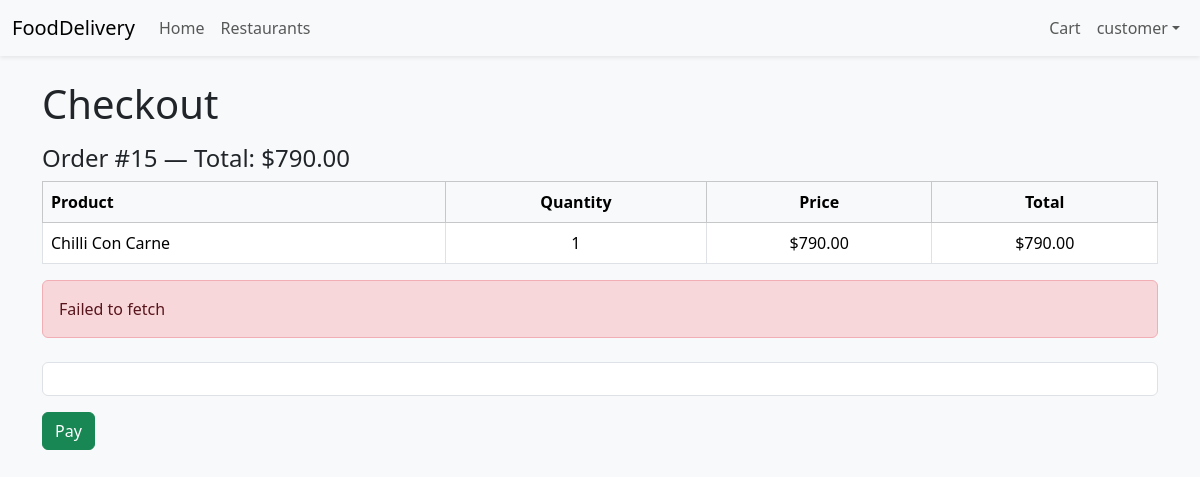
The app's page /orders/checkout/15/pay/ (signed in) with its own data.
### accounts/models.py (models this page shows, shortened)
class User(AbstractUser):
    ROLE_CUSTOMER = 'customer'
    ROLE_COURIER = 'courier'
    ROLE_OWNER = 'owner'
    ROLE_ADMIN = 'admin'
    ROLE_CHOICES: list[tuple[str, str]] = [
        (ROLE_CUSTOMER, 'Customer'),
        (ROLE_COURIER, 'Courier'),
        (ROLE_OWNER, 'Owner'),
        (ROLE_ADMIN, 'Administrator'),
    ]
    role = models.CharField(
        max_length=20,
        choices=ROLE_CHOICES,
        default=ROLE_CUSTOMER,
        help_text='Designates the role of the user in the platform.'
    )
    def is_courier(self) -> bool:
        return self.role == self.ROLE_COURIER
    def is_owner(self) -> bool:
        return self.role == self.ROLE_OWNER
    def is_admin(self) -> bool:
        return self.role == self.ROLE_ADMIN or self.is_superuser

### orders/models.py (models this page shows, shortened)
class Order(models.Model):
    STATUS_PLACED = "placed" # moja promena
    STATUS_ACCEPTED = "accepted"
    STATUS_PENDING = 'pending'
    STATUS_CONFIRMED = 'confirmed'
    STATUS_PICKED_UP = 'picked_up'
    STATUS_CANCELED = 'canceled'
    STATUS_DELIVERED = 'delivered'
    STATUS_CHOICES: list[tuple[str, str]] = [
        (STATUS_PLACED, "Placed"), # moja promena
        (STATUS_ACCEPTED, "Accepted"),
        (STATUS_PENDING, 'Pending'),
        (STATUS_CONFIRMED, 'Confirmed'),
        (STATUS_PICKED_UP, 'Picked up'),
        (STATUS_DELIVERED, 'Delivered'),
        (STATUS_CANCELED, 'Canceled'),
    ]
    user = models.ForeignKey(
        settings.AUTH_USER_MODEL,
        on_delete=models.CASCADE,
        related_name='orders',
        help_text='The customer who placed the order',
    )
    restaurant = models.ForeignKey(
        Restaurant,
        on_delete=models.CASCADE,
        related_name='orders',
        help_text='Restaurant that will fulfil the order',
    )
    courier = models.ForeignKey(
        settings.AUTH_USER_MODEL,
        on_delete=models.SET_NULL,
        related_name='deliveries',
        null=True,
        blank=True,
        help_text='Courier assigned to deliver the order',
    )
    status = models.CharField(
        max_length=20,
        choices=STATUS_CHOICES,
        default=STATUS_PLACED, #moja promena
        help_text='Current status of the order',
    )
    subtotal = models.DecimalField(
        max_digits=10,
        decimal_places=2,
        default=Decimal('0.00'),
        help_text='Sum of line totals before delivery fees',
    )
    delivery_fee = models.DecimalField(
        max_digits=10,
        decimal_places=2,
        default=Decimal('0.00'),
        help_text='Delivery fee applied to the order',
    )
    total = models.DecimalField(
        max_digits=10,
        decimal_places=2,
        default=Decimal('0.00'),
        help_text='Grand total including fees',
    )
    created_at = models.DateTimeField(auto_now_add=True)
    updated_at = models.DateTimeField(auto_now=True)
    class Meta:
        ordering = ['-created_at']

### restaurants/models.py (models this page shows, shortened)
class Product(models.Model):
    restaurant = models.ForeignKey(
        Restaurant,
        on_delete=models.CASCADE,
        related_name='products',
        help_text='Restaurant that offers this product',
    )
    name = models.CharField(max_length=255)
    description = models.TextField(blank=True)
    price = models.DecimalField(max_digits=8, decimal_places=2)
    quantity = models.PositiveIntegerField(default=0)
    category = models.CharField(max_length=100, blank=True)
    image = models.ImageField(upload_to='products/', blank=True, null=True)
    image_url = models.URLField(blank=True) #added
    is_available = models.BooleanField(default=True)
    created_at = models.DateTimeField(auto_now_add=True)
    updated_at = models.DateTimeField(auto_now=True)
    class Meta:
        ordering = ['name']

### orders/views.py (the view)
# urls.py: path('checkout/<int:order_id>/pay/', CheckoutPaymentView.as_view(), name='checkout_pay'),
class CheckoutPaymentView(LoginRequiredMixin, View):
    template_name = 'orders/checkout.html'
    def get(self, request: HttpRequest, order_id: int) -> HttpResponse:
        order = get_object_or_404(Order, pk=order_id, user=request.user)
        items = []
        for item in order.items.select_related('product').all():
            line_total = item.price_at_time * item.quantity
            items.append(
                {
                    'product': item.product,
                    'quantity': item.quantity,
                    'line_total': line_total,
                    'price_each': item.price_at_time,
                }
            )
        return render(
            request,
            self.template_name,
            {
                'order': order,
                'items': items,
                'subtotal': order.total,
                'STRIPE_PUBLIC_KEY': getattr(settings, 'STRIPE_PUBLIC_KEY', ''),
            },
        )

### core/context_processors.py (called while the page is built)
def stripe_public_key(request):
    return {
        'STRIPE_PUBLIC_KEY': getattr(settings, 'STRIPE_PUBLIC_KEY', '')
    }

### templates/orders/checkout.html (shortened to what this page needs)
{% extends 'base.html' %}
{% block content %}
<div class="container">
  <h1 class="mb-3">Checkout</h1>
  {% if order %}
    <h4 class="mb-2">Order #{{ order.id }} — Total: ${{ order.total }}</h4>
    <table class="table table-bordered">
      <thead class="table-light">
        <tr>
          <th>Product</th>
          <th class="text-center">Quantity</th>
          <th class="text-center">Price</th>
          <th class="text-center">Total</th>
        </tr>
      </thead>
      <tbody>
        {% for item in items %}
          <tr>
            <td>{{ item.product.name }}</td>
            <td class="text-center">{{ item.quantity }}</td>
            <td class="text-center">${{ item.product.price }}</td>
            <td class="text-center">${{ item.line_total }}</td>
          </tr>
        {% endfor %}
      </tbody>
    </table>
    <div id="payment-errors" class="alert alert-danger d-none"></div>
    <div id="payment-section" class="mt-4">
      <div id="card-element" class="border rounded p-3 bg-white"></div>
      <button id="confirm-payment" class="btn btn-success mt-3">Pay</button>
    </div>
  {% endif %}
</div>
{% endblock %}

### templates/base.html (shortened to what this page needs)
{% load static %}
<!DOCTYPE html>
<html lang="en">
<head>
  <link href="https://cdn.jsdelivr.net/npm/bootstrap@5.3.2/dist/css/bootstrap.min.css" rel="stylesheet">
  <link rel="stylesheet" href="{% static 'css/styles.css' %}">
  <link rel="stylesheet" href="https://cdn.jsdelivr.net/npm/bootstrap-icons@1.10.5/font/bootstrap-icons.css">
</head>
<body>
<nav class="navbar navbar-expand-lg navbar-light bg-light shadow-sm">
  <div class="container-fluid">
    <a class="navbar-brand" href="{% url 'home' %}">FoodDelivery</a>
    <div class="collapse navbar-collapse" id="navbarSupportedContent">
      <ul class="navbar-nav me-auto mb-2 mb-lg-0">
        <li class="nav-item"><a class="nav-link" href="{% url 'home' %}">Home</a></li>
        <li class="nav-item"><a class="nav-link" href="{% url 'restaurants:list' %}">Restaurants</a></li>
      </ul>
      <ul class="navbar-nav mb-2 mb-lg-0">
        {% if user.is_authenticated %}
          <li class="nav-item"><a class="nav-link" href="{% url 'orders:cart' %}">Cart</a></li>
          <li class="nav-item dropdown">
            <a class="nav-link dropdown-toggle" href="#" id="userMenu" role="button" data-bs-toggle="dropdown"
               aria-expanded="false">{{ user.get_full_name|default:user.username }}</a>
          </li>
        {% else %}
          <li class="nav-item"><a class="nav-link" href="{% url 'accounts:login' %}">Login</a></li>
          <li class="nav-item"><a class="nav-link" href="{% url 'accounts:register' %}">Register</a></li>
        {% endif %}
      </ul>
    </div>
  </div>
</nav>
<main class="py-4">
  {% block content %}{% endblock %}
</main>
</body>
</html>

### static/css/styles.css (style rules this page uses)
body { background-color: #f8f9fa; }
main { min-height: 80vh; }

### records on screen
User: get_full_name "customer"
Order: id "15", total "790.00"
Product: product.name "Chilli Con Carne", quantity "1", product.price "790.00", line_total "790.00"
